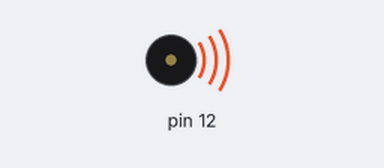
Recording of a sketch running on a simulated Arduino Uno, built with avr-gcc and run on an emulated ATmega328P. Parts: buzzer (waves = sounding).

Above: at 0.2 s.
Timing chart, 0 to 8.1 s (numbered marks = the images above):
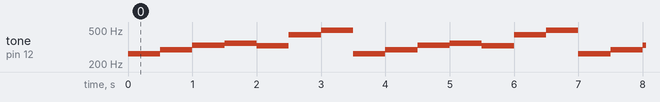

The sketch:

0913_01.ino
```cpp
unsigned int frqArray[7] = { 262, 294, 330, 349, 329, 440, 494};
//도레미파솔라시도
void setup() {
  pinMode(12,OUTPUT); //12번 핀 출력용
  //Serial.begin(9600);//우노와 pc속도 맞춤
}

void loop() {
  for(int i=0;i<7;i++) { //tone(12,484);//핀의 주파수를 쓰기, 소리가 남
    tone(12,frqArray[i]);//7개 음이 출력
    delay(500);
  }//for
}//loop
```

Measured:
- by itself, tone on pin 12: repeats every 3.5 s: 294 Hz 0.50 s, 330 Hz 0.50 s, 349 Hz 0.50 s, 329 Hz 0.50 s, 440 Hz 0.50 s, 494 Hz 0.50 s, 262 Hz 0.50 s
